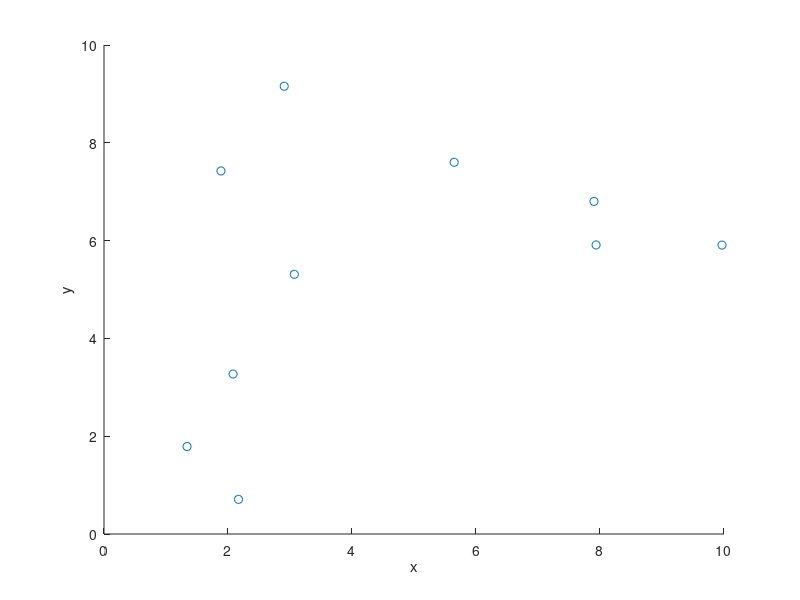

Source code (MATLAB):
%Simulation window parameters
xMin=0;xMax=10;
yMin=0;yMax=10;
xDelta=xMax-xMin;yDelta=yMax-yMin; %rectangle dimensions
areaTotal=xDelta*yDelta
 
%Point process parameters
lambda=2; %intensity (ie mean density) of the Poisson process
 
%Simulate Poisson point process
numbPoints=poissrnd(areaTotal*lambda);%Poisson number of points
numbPoints = 10;

xx=xDelta*(rand(numbPoints,1))+xMin;%x coordinates of Poisson points
yy=xDelta*(rand(numbPoints,1))+yMin;%y coordinates of Poisson points

%Plotting
scatter(xx,yy)
xlabel('x');ylabel('y');

A=[xx, yy]
squareform(pdist(A))